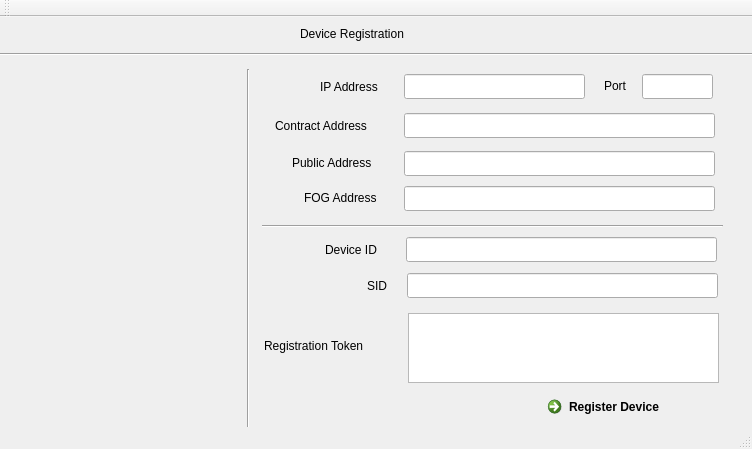
<?xml version="1.0" encoding="UTF-8"?>
<ui version="4.0">
 <class>MainWindow</class>
 <widget class="QMainWindow" name="MainWindow">
  <property name="geometry">
   <rect>
    <x>0</x>
    <y>0</y>
    <width>752</width>
    <height>449</height>
   </rect>
  </property>
  <property name="windowTitle">
   <string>MainWindow</string>
  </property>
  <widget class="QWidget" name="centralWidget">
   <widget class="QLabel" name="label">
    <property name="geometry">
     <rect>
      <x>300</x>
      <y>8</y>
      <width>141</width>
      <height>17</height>
     </rect>
    </property>
    <property name="text">
     <string>Device Registration</string>
    </property>
   </widget>
   <widget class="Line" name="line">
    <property name="geometry">
     <rect>
      <x>-3</x>
      <y>27</y>
      <width>781</width>
      <height>20</height>
     </rect>
    </property>
    <property name="orientation">
     <enum>Qt::Horizontal</enum>
    </property>
   </widget>
   <widget class="QLabel" name="labelPicture">
    <property name="geometry">
     <rect>
      <x>43</x>
      <y>128</y>
      <width>161</width>
      <height>141</height>
     </rect>
    </property>
    <property name="text">
     <string/>
    </property>
   </widget>
   <widget class="Line" name="line_2">
    <property name="geometry">
     <rect>
      <x>238</x>
      <y>52</y>
      <width>20</width>
      <height>401</height>
     </rect>
    </property>
    <property name="orientation">
     <enum>Qt::Vertical</enum>
    </property>
   </widget>
   <widget class="QLabel" name="label_3">
    <property name="geometry">
     <rect>
      <x>320</x>
      <y>61</y>
      <width>71</width>
      <height>17</height>
     </rect>
    </property>
    <property name="text">
     <string>IP Address</string>
    </property>
   </widget>
   <widget class="QLineEdit" name="lineEdit_1">
    <property name="geometry">
     <rect>
      <x>404</x>
      <y>57</y>
      <width>181</width>
      <height>25</height>
     </rect>
    </property>
   </widget>
   <widget class="QLabel" name="label_4">
    <property name="geometry">
     <rect>
      <x>604</x>
      <y>60</y>
      <width>31</width>
      <height>17</height>
     </rect>
    </property>
    <property name="text">
     <string>Port</string>
    </property>
   </widget>
   <widget class="QLineEdit" name="lineEdit_2">
    <property name="geometry">
     <rect>
      <x>642</x>
      <y>57</y>
      <width>71</width>
      <height>25</height>
     </rect>
    </property>
   </widget>
   <widget class="QLabel" name="label_5">
    <property name="geometry">
     <rect>
      <x>275</x>
      <y>100</y>
      <width>121</width>
      <height>17</height>
     </rect>
    </property>
    <property name="text">
     <string>Contract Address</string>
    </property>
   </widget>
   <widget class="QLineEdit" name="lineEdit_3">
    <property name="geometry">
     <rect>
      <x>404</x>
      <y>96</y>
      <width>311</width>
      <height>25</height>
     </rect>
    </property>
   </widget>
   <widget class="Line" name="line_3">
    <property name="geometry">
     <rect>
      <x>262</x>
      <y>199</y>
      <width>461</width>
      <height>20</height>
     </rect>
    </property>
    <property name="orientation">
     <enum>Qt::Horizontal</enum>
    </property>
   </widget>
   <widget class="QLabel" name="label_6">
    <property name="geometry">
     <rect>
      <x>325</x>
      <y>224</y>
      <width>67</width>
      <height>17</height>
     </rect>
    </property>
    <property name="text">
     <string>Device ID</string>
    </property>
   </widget>
   <widget class="QLineEdit" name="lineEdit_4">
    <property name="geometry">
     <rect>
      <x>406</x>
      <y>220</y>
      <width>311</width>
      <height>25</height>
     </rect>
    </property>
   </widget>
   <widget class="QLabel" name="label_7">
    <property name="geometry">
     <rect>
      <x>264</x>
      <y>319</y>
      <width>131</width>
      <height>20</height>
     </rect>
    </property>
    <property name="text">
     <string>Registration Token</string>
    </property>
   </widget>
   <widget class="QCommandLinkButton" name="commandLinkButton">
    <property name="geometry">
     <rect>
      <x>540</x>
      <y>372</y>
      <width>177</width>
      <height>31</height>
     </rect>
    </property>
    <property name="text">
     <string>Register Device</string>
    </property>
   </widget>
   <widget class="QLabel" name="label_2">
    <property name="geometry">
     <rect>
      <x>292</x>
      <y>136</y>
      <width>101</width>
      <height>20</height>
     </rect>
    </property>
    <property name="text">
     <string>Public Address</string>
    </property>
   </widget>
   <widget class="QLineEdit" name="lineEdit_7">
    <property name="geometry">
     <rect>
      <x>404</x>
      <y>134</y>
      <width>311</width>
      <height>25</height>
     </rect>
    </property>
   </widget>
   <widget class="QTextEdit" name="textEdit_1">
    <property name="geometry">
     <rect>
      <x>408</x>
      <y>296</y>
      <width>311</width>
      <height>70</height>
     </rect>
    </property>
   </widget>
   <widget class="QLabel" name="label_8">
    <property name="geometry">
     <rect>
      <x>367</x>
      <y>260</y>
      <width>31</width>
      <height>17</height>
     </rect>
    </property>
    <property name="text">
     <string>SID</string>
    </property>
   </widget>
   <widget class="QLineEdit" name="lineEdit_5">
    <property name="geometry">
     <rect>
      <x>407</x>
      <y>256</y>
      <width>311</width>
      <height>25</height>
     </rect>
    </property>
   </widget>
   <widget class="QLabel" name="label_9">
    <property name="geometry">
     <rect>
      <x>304</x>
      <y>171</y>
      <width>101</width>
      <height>20</height>
     </rect>
    </property>
    <property name="text">
     <string>FOG Address</string>
    </property>
   </widget>
   <widget class="QLineEdit" name="lineEdit_8">
    <property name="geometry">
     <rect>
      <x>404</x>
      <y>169</y>
      <width>311</width>
      <height>25</height>
     </rect>
    </property>
   </widget>
  </widget>
  <widget class="QToolBar" name="mainToolBar">
   <attribute name="toolBarArea">
    <enum>TopToolBarArea</enum>
   </attribute>
   <attribute name="toolBarBreak">
    <bool>false</bool>
   </attribute>
  </widget>
  <widget class="QStatusBar" name="statusBar"/>
 </widget>
 <layoutdefault spacing="6" margin="11"/>
 <resources/>
 <connections/>
</ui>
